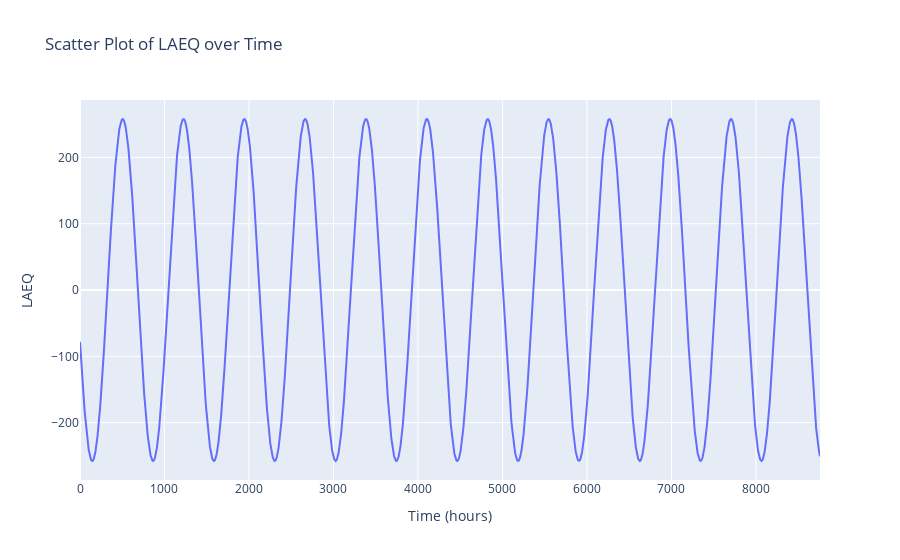

The notebook cell this image was saved under:
### Code cell
#reconstruct by hand

amplitude = selected_peaks[2]

print(amplitude)
frequency = selected_frequencies[2]

print(frequency)

print(len(data_Namen))

t = np.linspace(0, len(data_Namen)-1,num=len(data_Namen))
print(t)
reconstructed_signal = np.real(amplitude * np.exp(1j * 2*np.pi* frequency * (t*3600)))


#plot with standardized values

# Creating the scatter plot using go.Scatter
fig = go.Figure(data=go.Scatter(
    #x=data_Namen['time'],
    x = t,
    y=reconstructed_signal,
    mode='lines'
))

# Customizing the plot layout
fig.update_layout(
    title='Scatter Plot of LAEQ over Time',
    xaxis=dict(title='Time (hours)'),
    yaxis=dict(title='LAEQ')
)

# Displaying the plot
fig.show()

### Figure 1 — Plotly figure (JSON) as saved in the notebook; plotly's stock layout.template omitted (floating-point values rounded to 4 significant figures; data arrays with more than 128 entries replaced by an {"elided": "..."} marker saying what was removed)
{"data": [{"mode": "lines", "type": "scatter", "x": {"elided": "8759 int values"}, "y": {"elided": "8759 float values"}}], "layout": {"title": {"text": "Scatter Plot of LAEQ over Time"}, "xaxis": {"title": {"text": "Time (hours)"}}, "yaxis": {"title": {"text": "LAEQ"}}}}
